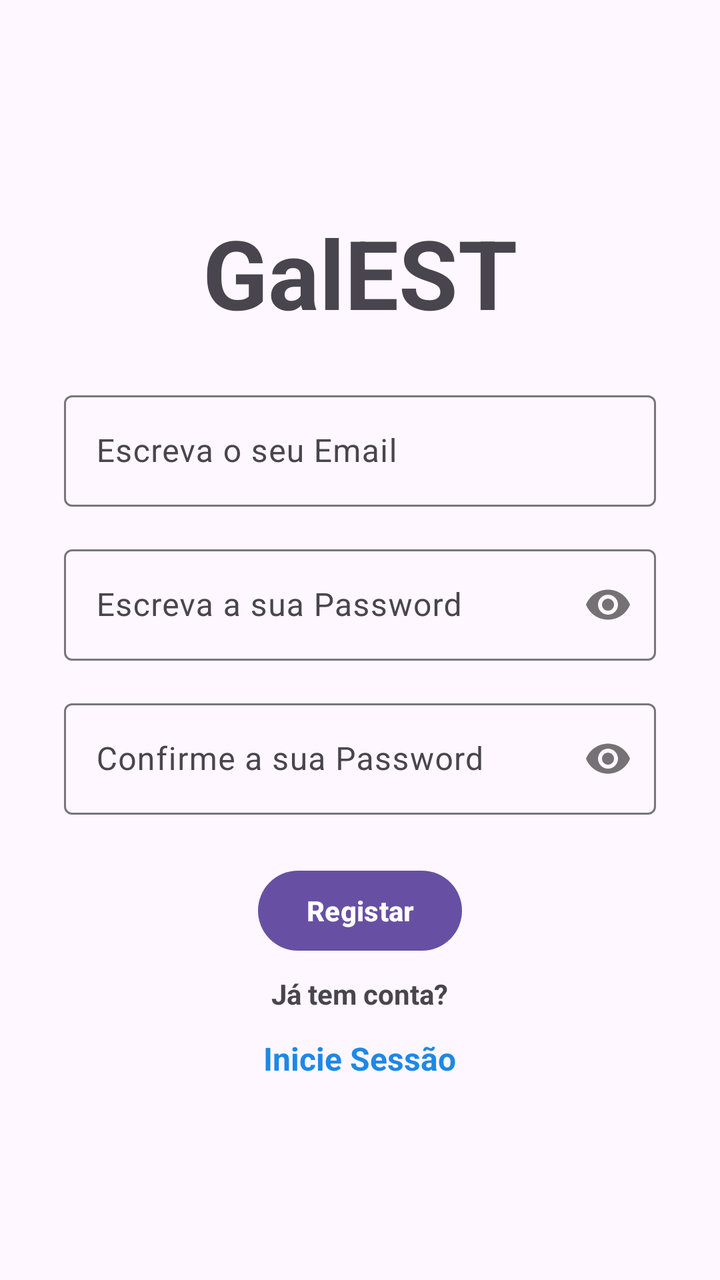
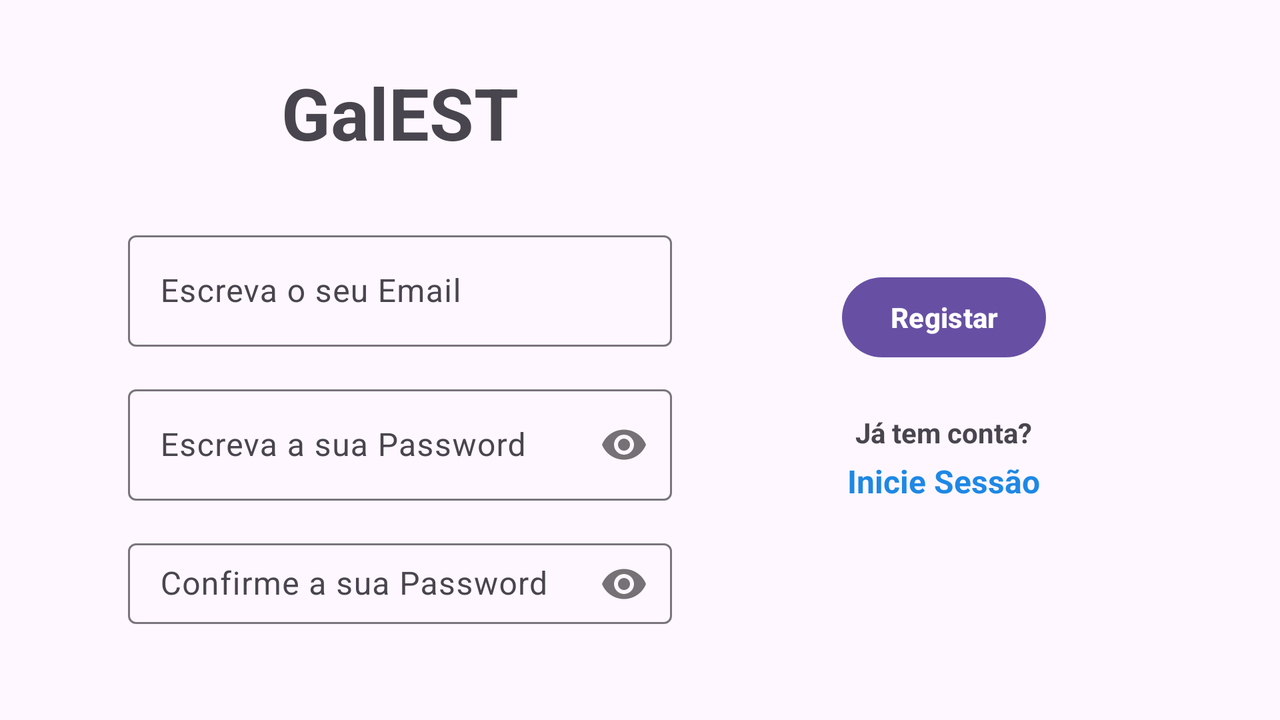

Compare how this app lays out the same screen by default and in its alternative resource folder. The renders come first, then the two layout files and the values they reference.
<!-- AndroidManifest.xml: application theme Theme.GalEST -->
<!-- res/layout/activity_sign_up.xml -->
<?xml version="1.0" encoding="utf-8"?>
<FrameLayout xmlns:android="http://schemas.android.com/apk/res/android"
    xmlns:app="http://schemas.android.com/apk/res-auto"
    xmlns:tools="http://schemas.android.com/tools"
    android:id="@+id/layout_signup"
    android:layout_width="match_parent"
    android:layout_height="match_parent"
    android:background="@drawable/fundo"
    tools:context=".SignUpActivity">

    
    <LinearLayout
        android:layout_width="match_parent"
        android:layout_height="match_parent"
        android:orientation="vertical"
        android:gravity="center"
        android:paddingHorizontal="32dp">

        
        <TextView
            android:layout_width="wrap_content"
            android:layout_height="wrap_content"
            android:text="@string/app_name"
            android:textStyle="bold"
            android:textSize="48sp"
            android:layout_margin="8dp"
            android:textAlignment="center" />

        
        <com.google.android.material.textfield.TextInputLayout
            android:id="@+id/emailLayout"
            android:layout_width="match_parent"
            android:layout_height="wrap_content"
            android:layout_marginTop="16dp">

            <com.google.android.material.textfield.TextInputEditText
                android:id="@+id/emailEt"
                android:layout_width="match_parent"
                android:layout_height="wrap_content"
                android:hint="Escreva o seu Email"
                android:inputType="textEmailAddress" />
        </com.google.android.material.textfield.TextInputLayout>

        
        <com.google.android.material.textfield.TextInputLayout
            android:id="@+id/passwordLayout"
            android:layout_width="match_parent"
            android:layout_height="wrap_content"
            android:layout_marginTop="16dp"
            app:passwordToggleEnabled="true">

            <com.google.android.material.textfield.TextInputEditText
                android:id="@+id/passET"
                android:layout_width="match_parent"
                android:layout_height="wrap_content"
                android:hint="Escreva a sua Password"
                android:inputType="textPassword" />
        </com.google.android.material.textfield.TextInputLayout>

        
        <com.google.android.material.textfield.TextInputLayout
            android:id="@+id/confirmPasswordLayout"
            android:layout_width="match_parent"
            android:layout_height="wrap_content"
            android:layout_marginTop="16dp"
            app:passwordToggleEnabled="true">

            <com.google.android.material.textfield.TextInputEditText
                android:id="@+id/confirmPassEt"
                android:layout_width="match_parent"
                android:layout_height="wrap_content"
                android:hint="Confirme a sua Password"
                android:inputType="textPassword" />
        </com.google.android.material.textfield.TextInputLayout>

        
        <Button
            android:id="@+id/button"
            android:layout_width="wrap_content"
            android:layout_height="wrap_content"
            android:layout_marginTop="24dp"
            android:text="Registar"
            android:textStyle="bold" />

        <TextView
            android:id="@+id/textView"
            android:layout_width="wrap_content"
            android:layout_height="wrap_content"
            android:text="Já tem conta?"
            android:textStyle="bold"
            android:textAlignment="center"
            android:layout_margin="8dp" />
        <TextView
            android:id="@+id/LoginLink"
            android:layout_width="wrap_content"
            android:layout_height="wrap_content"
            android:text="Inicie Sessão"
            android:textColor="#1E88E5"
            android:textStyle="bold"
            android:textSize="16sp"
            android:textAlignment="center"
            android:layout_margin="4dp"
            android:clickable="true"
            android:focusable="true" />
    </LinearLayout>

    
    <ImageButton
        android:id="@+id/buttonBack"
        android:layout_width="wrap_content"
        android:layout_height="wrap_content"
        android:layout_gravity="top|start"
        android:layout_margin="16dp"
        android:src="@drawable/arrow_back"
        android:contentDescription="Voltar"
        android:background="?attr/selectableItemBackgroundBorderless"
        app:tint="?attr/colorControlNormal" />
</FrameLayout>
<!-- resources referenced by this layout -->
<resources>
  <!-- drawable fundo: jpg bitmap (drawable-land-night, 264450 bytes) -->
  <string name="app_name">GalEST</string>
  <style name="Theme.GalEST" parent="Base.Theme.GalEST" />
  <style name="Base.Theme.GalEST" parent="Theme.Material3.DayNight.NoActionBar">
          
          
      </style>
</resources>
<!-- res/layout-land/activity_sign_up.xml (the repository's variant of the layout above) -->
<!-- drawn on the phone turned sideways -->
<?xml version="1.0" encoding="utf-8"?>
<LinearLayout xmlns:android="http://schemas.android.com/apk/res/android"
    xmlns:app="http://schemas.android.com/apk/res-auto"
    xmlns:tools="http://schemas.android.com/tools"
    android:id="@+id/layout_signup"
    android:layout_width="match_parent"
    android:layout_height="match_parent"
    android:orientation="horizontal"
    android:background="@drawable/fundo"
    tools:context=".SignUpActivity"
    android:padding="32dp">

    
    <ImageButton
        android:id="@+id/buttonBack"
        android:layout_width="wrap_content"
        android:layout_height="wrap_content"
        android:layout_gravity="top|start"
        android:layout_margin="16dp"
        android:src="@drawable/arrow_back"
        android:contentDescription="Voltar"
        android:background="?attr/selectableItemBackgroundBorderless"
        app:tint="?attr/colorControlNormal" />

    
    <LinearLayout
        android:layout_width="0dp"
        android:layout_height="match_parent"
        android:layout_weight="1"
        android:orientation="vertical"
        android:gravity="center">

        
        <TextView
            android:layout_width="wrap_content"
            android:layout_height="wrap_content"
            android:text="@string/app_name"
            android:textStyle="bold"
            android:textSize="36sp"
            android:layout_marginBottom="32dp"
            android:textAlignment="center" />

        
        <com.google.android.material.textfield.TextInputLayout
            android:id="@+id/emailLayout"
            android:layout_width="match_parent"
            android:layout_height="wrap_content"
            android:layout_marginBottom="16dp">

            <com.google.android.material.textfield.TextInputEditText
                android:id="@+id/emailEt"
                android:layout_width="match_parent"
                android:layout_height="wrap_content"
                android:hint="Escreva o seu Email"
                android:inputType="textEmailAddress" />
        </com.google.android.material.textfield.TextInputLayout>

        
        <com.google.android.material.textfield.TextInputLayout
            android:id="@+id/passwordLayout"
            android:layout_width="match_parent"
            android:layout_height="wrap_content"
            android:layout_marginBottom="16dp"
            app:passwordToggleEnabled="true">

            <com.google.android.material.textfield.TextInputEditText
                android:id="@+id/passET"
                android:layout_width="match_parent"
                android:layout_height="wrap_content"
                android:hint="Escreva a sua Password"
                android:inputType="textPassword" />
        </com.google.android.material.textfield.TextInputLayout>

        
        <com.google.android.material.textfield.TextInputLayout
            android:id="@+id/confirmPasswordLayout"
            android:layout_width="match_parent"
            android:layout_height="wrap_content"
            android:layout_marginBottom="16dp"
            app:passwordToggleEnabled="true">

            <com.google.android.material.textfield.TextInputEditText
                android:id="@+id/confirmPassEt"
                android:layout_width="match_parent"
                android:layout_height="wrap_content"
                android:hint="Confirme a sua Password"
                android:inputType="textPassword" />
        </com.google.android.material.textfield.TextInputLayout>

    </LinearLayout>

    
    <LinearLayout
        android:layout_width="0dp"
        android:layout_height="match_parent"
        android:layout_weight="1"
        android:orientation="vertical"
        android:gravity="center">

        
        <Button
            android:id="@+id/button"
            android:layout_width="wrap_content"
            android:layout_height="wrap_content"
            android:layout_marginTop="30dp"
            android:text="Registar"
            android:textStyle="bold"
            android:layout_marginBottom="24dp" />

        <TextView
            android:id="@+id/textView"
            android:layout_width="wrap_content"
            android:layout_height="wrap_content"
            android:text="Já tem conta?"
            android:textStyle="bold"
            android:textAlignment="center" />
        <TextView
            android:id="@+id/LoginLink"
            android:layout_width="wrap_content"
            android:layout_height="wrap_content"
            android:text="Inicie Sessão"
            android:textColor="#1E88E5"
            android:textStyle="bold"
            android:textSize="16sp"
            android:textAlignment="center"
            android:layout_margin="4dp"
            android:clickable="true"
            android:focusable="true" />
    </LinearLayout>


</LinearLayout>
